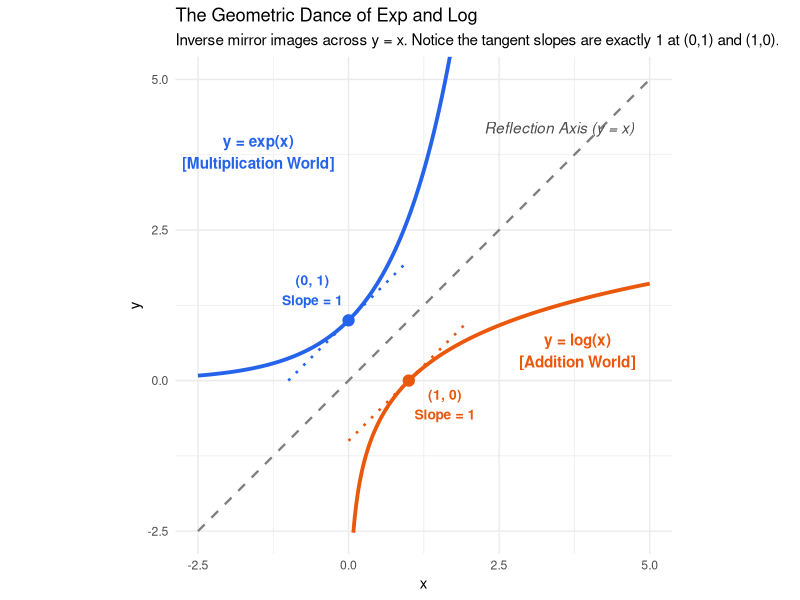
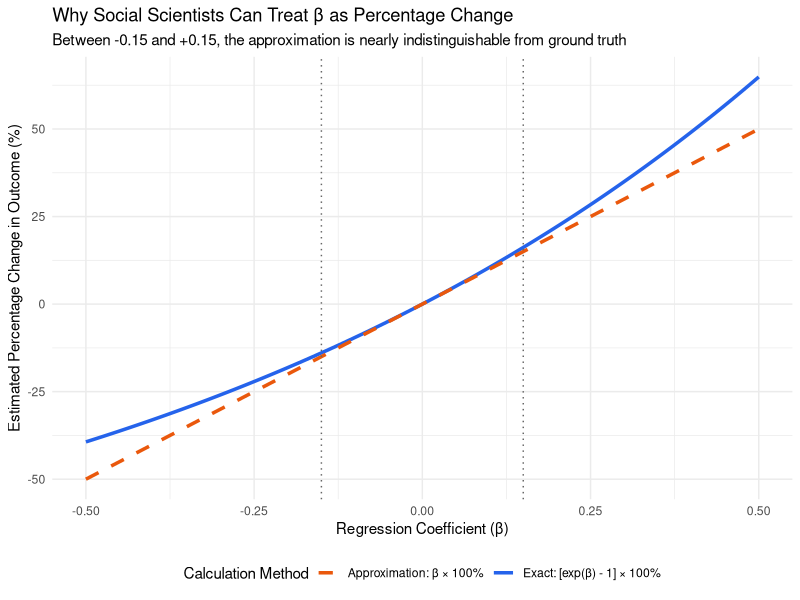
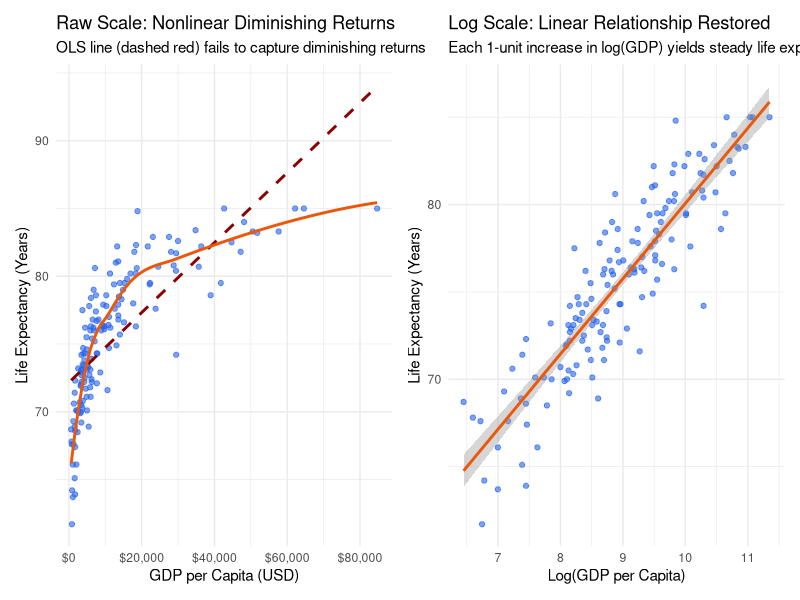
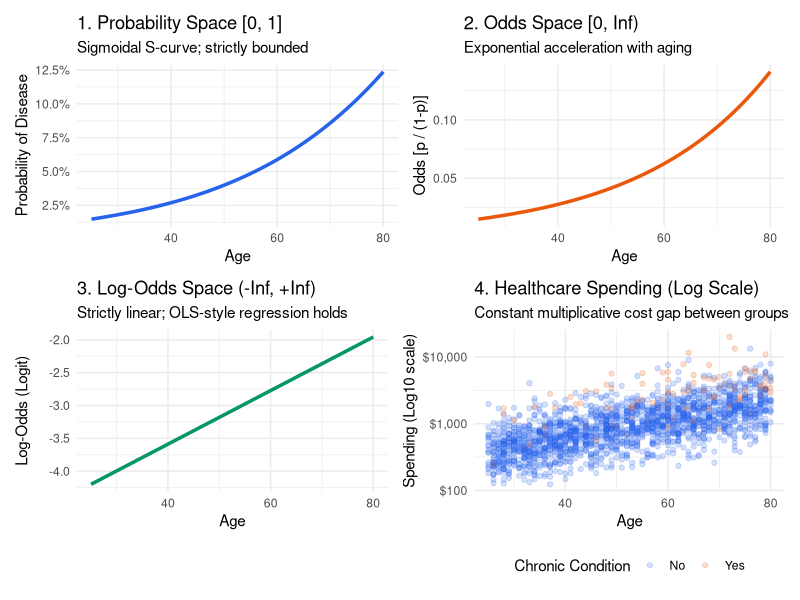

The R source for these figures, in order:
## ---- chunk 1
library(tidyverse)
library(ggplot2)
library(patchwork)
library(kableExtra)
library(knitr)
library(broom)
library(scales)
## ---- chunk 2
x_vals <- seq(-2.5, 2.5, length.out = 400)
x_pos  <- seq(0.08, 5.0, length.out = 400)

df_exp <- tibble(x = x_vals, y = exp(x_vals), type = "y = exp(x)")
df_log <- tibble(x = x_pos, y = log(x_pos), type = "y = log(x)")
df_ref <- tibble(x = seq(-2.5, 5, length.out = 100), y = seq(-2.5, 5, length.out = 100), type = "y = x (Mirror)")

tangent_exp <- tibble(x = seq(-1, 1, length.out = 50), y = x + 1)
tangent_log <- tibble(x = seq(0, 2, length.out = 50), y = x - 1)

ggplot() +
  geom_line(data = df_ref, aes(x = x, y = y), linetype = "dashed", color = "gray50", linewidth = 0.8) +
  geom_line(data = df_exp, aes(x = x, y = y), color = "#2563eb", linewidth = 1.3) +
  geom_line(data = df_log, aes(x = x, y = y), color = "#ea580c", linewidth = 1.3) +
  geom_line(data = tangent_exp, aes(x = x, y = y), color = "#2563eb", linetype = "dotted", linewidth = 0.9) +
  geom_line(data = tangent_log, aes(x = x, y = y), color = "#ea580c", linetype = "dotted", linewidth = 0.9) +
  geom_point(aes(x = 0, y = 1), color = "#2563eb", size = 3.5) +
  geom_point(aes(x = 1, y = 0), color = "#ea580c", size = 3.5) +
  annotate("text", x = -0.6, y = 1.5, label = "(0, 1)\nSlope = 1", color = "#2563eb", fontface = "bold", size = 3.5) +
  annotate("text", x = 1.6, y = -0.4, label = "(1, 0)\nSlope = 1", color = "#ea580c", fontface = "bold", size = 3.5) +
  annotate("text", x = -1.5, y = 3.8, label = "y = exp(x)\n[Multiplication World]", color = "#2563eb", fontface = "bold") +
  annotate("text", x = 3.8, y = 0.5, label = "y = log(x)\n[Addition World]", color = "#ea580c", fontface = "bold") +
  annotate("text", x = 3.5, y = 4.2, label = "Reflection Axis (y = x)", color = "gray30", fontface = "italic") +
  coord_fixed(xlim = c(-2.5, 5), ylim = c(-2.5, 5)) +
  labs(
    title = "The Geometric Dance of Exp and Log",
    subtitle = "Inverse mirror images across y = x. Notice the tangent slopes are exactly 1 at (0,1) and (1,0).",
    x = "x",
    y = "y"
  ) +
  theme_minimal()
## ---- chunk 3
approx_df <- tibble(
  beta = seq(-0.5, 0.5, length.out = 200),
  exact_pct = (exp(beta) - 1) * 100,
  approx_pct = beta * 100
)

ggplot(approx_df, aes(x = beta)) +
  geom_line(aes(y = exact_pct, color = "Exact: [exp(β) - 1] × 100%"), linewidth = 1.2) +
  geom_line(aes(y = approx_pct, color = "Approximation: β × 100%"), linetype = "dashed", linewidth = 1.2) +
  scale_color_manual(values = c("Exact: [exp(β) - 1] × 100%" = "#2563eb", "Approximation: β × 100%" = "#ea580c")) +
  geom_vline(xintercept = c(-0.15, 0.15), linetype = "dotted", color = "gray40") +
  labs(
    title = "Why Social Scientists Can Treat β as Percentage Change",
    subtitle = "Between -0.15 and +0.15, the approximation is nearly indistinguishable from ground truth",
    x = "Regression Coefficient (β)",
    y = "Estimated Percentage Change in Outcome (%)",
    color = "Calculation Method"
  ) +
  theme_minimal() +
  theme(legend.position = "bottom")
## ---- chunk 4
set.seed(101)
n_countries <- 150

gdp_per_capita <- round(rlnorm(n_countries, meanlog = 9, sdlog = 1.1))
gdp_per_capita <- pmax(500, pmin(85000, gdp_per_capita))

life_expectancy <- 38 + 4.2 * log(gdp_per_capita) + rnorm(n_countries, 0, 2.5)
life_expectancy <- pmin(85, pmax(45, life_expectancy))

preston_data <- tibble(
  country_id = 1:n_countries,
  gdp_pc = gdp_per_capita,
  log_gdp = log(gdp_per_capita),
  life_exp = round(life_expectancy, 1)
)
## ---- chunk 5
p1 <- ggplot(preston_data, aes(x = gdp_pc, y = life_exp)) +
  geom_point(alpha = 0.6, color = "#2563eb") +
  geom_smooth(method = "lm", color = "darkred", se = FALSE, linetype = "dashed") +
  geom_smooth(method = "loess", color = "#ea580c", se = FALSE) +
  scale_x_continuous(labels = dollar_format()) +
  labs(
    title = "Raw Scale: Nonlinear Diminishing Returns",
    subtitle = "OLS line (dashed red) fails to capture diminishing returns",
    x = "GDP per Capita (USD)",
    y = "Life Expectancy (Years)"
  ) +
  theme_minimal()

p2 <- ggplot(preston_data, aes(x = log_gdp, y = life_exp)) +
  geom_point(alpha = 0.6, color = "#2563eb") +
  geom_smooth(method = "lm", color = "#ea580c", se = TRUE) +
  labs(
    title = "Log Scale: Linear Relationship Restored",
    subtitle = "Each 1-unit increase in log(GDP) yields steady life expectancy gain",
    x = "Log(GDP per Capita)",
    y = "Life Expectancy (Years)"
  ) +
  theme_minimal()

p1 + p2
## ---- chunk 6
set.seed(2026)
n <- 2000

age <- round(runif(n, 25, 80))
income <- round(rlnorm(n, meanlog = 10.5, sdlog = 0.6))
has_insurance <- rbinom(n, 1, prob = 0.85)

log_odds_chronic <- -4.2 + 0.055 * age - 0.45 * log(income / 1000) - 0.3 * has_insurance
prob_chronic <- exp(log_odds_chronic) / (1 + exp(log_odds_chronic))
has_chronic_disease <- rbinom(n, 1, prob = prob_chronic)

log_spending <- 5.2 + 0.03 * age + 0.85 * has_chronic_disease + rnorm(n, 0, 0.55)
annual_spending <- round(exp(log_spending), 2)

health_df <- tibble(
  id = 1:n,
  age = age,
  income = income,
  has_chronic = has_chronic_disease,
  annual_spending = annual_spending
)

health_df %>% 
  head(6) %>% 
  kbl(caption = "Sample of Simulated Health Survey Dataset") %>% 
  kable_styling(bootstrap_options = c("striped", "hover", "condensed"))
## ---- chunk 7
logit_model <- glm(has_chronic ~ age + log(income), data = health_df, family = binomial(link = "logit"))
model_summary <- tidy(logit_model)

or_table <- model_summary %>% 
  mutate(
    odds_ratio = exp(estimate),
    ci_lower = exp(estimate - 1.96 * std.error),
    ci_upper = exp(estimate + 1.96 * std.error)
  ) %>% 
  select(term, estimate, std.error, odds_ratio, ci_lower, ci_upper, p.value)

or_table %>% 
  kbl(digits = 4, caption = "Logistic Regression: Raw Log-Odds vs. Exponentiated Odds Ratios") %>% 
  kable_styling(bootstrap_options = c("striped", "hover", "condensed"))
## ---- chunk 8
pred_grid <- tibble(
  age = 25:80,
  income = median(health_df$income)
)

pred_grid <- pred_grid %>% 
  mutate(
    log_odds = predict(logit_model, newdata = pred_grid, type = "link"),
    odds = exp(log_odds),
    prob = predict(logit_model, newdata = pred_grid, type = "response")
  )

p_prob <- ggplot(pred_grid, aes(x = age, y = prob)) +
  geom_line(color = "#2563eb", linewidth = 1.2) +
  scale_y_continuous(labels = percent_format()) +
  labs(title = "1. Probability Space [0, 1]", subtitle = "Sigmoidal S-curve; strictly bounded", x = "Age", y = "Probability of Disease") +
  theme_minimal()

p_odds <- ggplot(pred_grid, aes(x = age, y = odds)) +
  geom_line(color = "#ea580c", linewidth = 1.2) +
  labs(title = "2. Odds Space [0, Inf)", subtitle = "Exponential acceleration with aging", x = "Age", y = "Odds [p / (1-p)]") +
  theme_minimal()

p_log_odds <- ggplot(pred_grid, aes(x = age, y = log_odds)) +
  geom_line(color = "#059669", linewidth = 1.2) +
  labs(title = "3. Log-Odds Space (-Inf, +Inf)", subtitle = "Strictly linear; OLS-style regression holds", x = "Age", y = "Log-Odds (Logit)") +
  theme_minimal()

p_spending <- ggplot(health_df, aes(x = age, y = annual_spending, color = factor(has_chronic))) +
  geom_point(alpha = 0.2) +
  scale_y_log10(labels = dollar_format()) +
  scale_color_manual(values = c("0" = "#2563eb", "1" = "#ea580c"), labels = c("No", "Yes")) +
  labs(title = "4. Healthcare Spending (Log Scale)", subtitle = "Constant multiplicative cost gap between groups", x = "Age", y = "Spending (Log10 scale)", color = "Chronic Condition") +
  theme_minimal() +
  theme(legend.position = "bottom")

(p_prob + p_odds) / (p_log_odds + p_spending)
